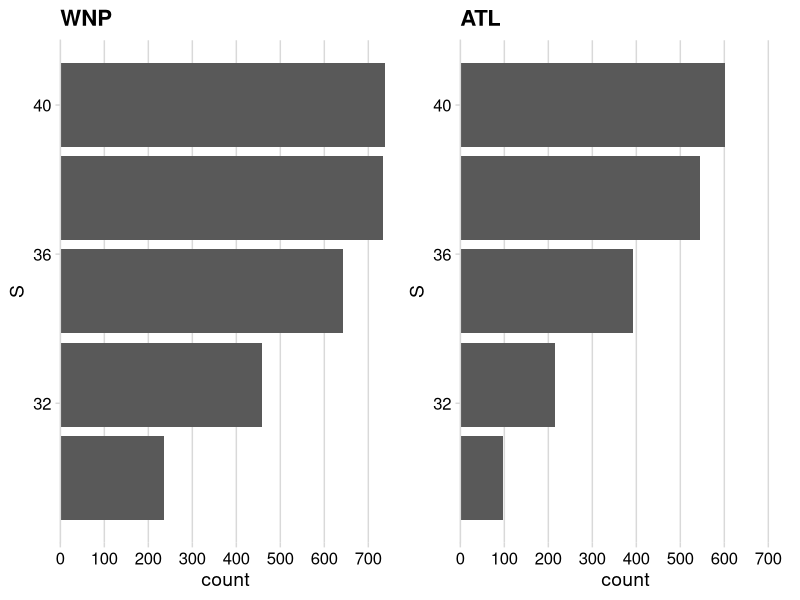

Generate this figure with R:
library(ggplot2)
library(magrittr)
library(lubridate)
library(cowplot)
library(plyr)
library(dplyr)
#==================================================================================================
#Read cyclones.dat and add some additional fields

cyclones <- read.delim(file = "cyclones.dat", header = FALSE, sep = "",
                       col.names = c("year", "month", "day", "hour", "lat", "lon", "vort"))

dim(cyclones) #Raw data has 26414 cases

cyclones <- cyclones[-c(which(cyclones$hour==12)),] #Remove all 1200 UTC records from the dataset
#Removes 6677 cases for a new total of 19737

#Function to generate a date and time string
genDateTime <- function(x) {
  r <- rownames(x)
  paste(as.character(x[r,1]),
        as.character(x[r,2]),
        as.character(x[r,3]),
        as.character(x[r,4]), sep = "-") %>% ymd_h()
}

dateTime <- genDateTime(cyclones) #Generate date and time strings in YYYY-MM-DD HH:MM:SS UTC format
cyclones$dateTime <- dateTime #Attach a dateTime column

rm(dateTime, genDateTime)

#Subset into winter cyclones
winter_cyclones <- subset(cyclones, !(month >= 8 & month <= 10)) #13847 cases

#==================================================================================================
#Count the number of cyclones at each 2.5 degree point
#Write a 2D (25 x 144) text file containing the number of cyclones at each grid point
winter_counts <- ddply(winter_cyclones, .(winter_cyclones$lat, winter_cyclones$lon), nrow)
names(winter_counts) <- c("lat", "lon", "count")

lat <- seq(20.0, 80.0, 2.5)
lon<- seq(0,357.5, 2.5)
lat_lon<- expand.grid(lat,lon)
colnames(lat_lon) <- c("lat", "lon")
merged_counts <- merge(winter_counts, lat_lon, all = TRUE)
merged_counts$count[is.na(merged_counts$count)] <- 0
count_data <- matrix(merged_counts$count, nrow = 25, byrow = TRUE)
write.table(count_data, file = "winter_cyclone_counts.txt", sep = "\t", col.names = FALSE, row.names = FALSE)
rm(winter_counts, lat, lon, lat_lon, merged_counts, count_data)
#==================================================================================================

#Subset by basin
wnp_cyclones <- subset(winter_cyclones, (lat >= 30.0 & lat <= 45.0 & lon >= 135 & lon <= 195)) #1208
atl_cyclones <- subset(winter_cyclones, (lat >= 30.0 & lat <= 45.0 & lon >= 285 & lon <= 345)) #825

#==================================================================================================
#The box wi11 start at the lowest latitude and shift north 5 times by 2.5 degrees. This means I need to
#construct coordinates for 5 boxes.

wnp_boxes <- data.frame(S = seq(30,40,2.5), N = seq(35,45,2.5), W = rep(135,5), E = rep(195,5))
atl_boxes <- data.frame(S = seq(30,40,2.5), N = seq(35,45,2.5), W = rep(285,5), E = rep(345,5))
colnames(wnp_boxes) <- c("S", "N", "W", "E")
colnames(atl_boxes) <- c("S", "N", "W", "E")

count_cyclones <- function(basin_boxes, basin_cyclones){
  basin_count <- c()
  
  for (i in 1:dim(basin_boxes)[1]){
    
    box_subset <- subset(basin_cyclones, 
                         lat >= basin_boxes[i,1] & #Lat min
                           lat <= basin_boxes[i,2] & #Lat max
                           lon >= basin_boxes[i,3] & #Lon min
                           lon <= basin_boxes[i,4])  #Lon max
    basin_count[i] <- dim(box_subset)[1]
  }
  
  return(basin_count)
}

wnp_boxes$count <- count_cyclones(wnp_boxes, wnp_cyclones)
atl_boxes$count <- count_cyclones(atl_boxes, atl_cyclones)

wnp_plot <- ggplot(wnp_boxes, aes(y = count, x = S)) + geom_col() + coord_flip() + 
  theme_minimal_vgrid() + scale_y_continuous(expand = c(0,0), limits = c(0,750), breaks = seq(0,700,100)) +
  labs(title = "WNP")
atl_plot <- ggplot(atl_boxes, aes(y = count, x = S)) + geom_col() + coord_flip() + 
  theme_minimal_vgrid() + scale_y_continuous(expand = c(0,0), limits = c(0,750), breaks = seq(0,700,100)) +
  labs(title = "ATL")

plot_grid(wnp_plot, atl_plot, ncol = 2)

#==================================================================================================
#Extract the identified cyclones and prepare output files w/ metadata required to obtain
#ERA5 data

wnp_domain <- head(wnp_boxes[order(wnp_boxes$count, decreasing = T),], n = 1)
atl_domain <- head(atl_boxes[order(atl_boxes$count, decreasing = T),], n = 1)

wnp_cases <- subset(wnp_cyclones,
                    lat >= wnp_domain[,1] &
                    lat <= wnp_domain[,2] &
                    lon >= wnp_domain[,3] &
                    lon <= wnp_domain[,4])

atl_cases <- subset(atl_cyclones,
                    lat >= atl_domain[,1] &
                    lat <= atl_domain[,2] &
                    lon >= atl_domain[,3] &
                    lon <= atl_domain[,4])

#Construct a cyclone-specific domain for each case
wnp_cases$domain_lonMin <- wnp_cases$lon - 30.0
wnp_cases$domain_lonMax <- wnp_cases$lon + 90.0
wnp_cases$domain_latMin <- 30.0
wnp_cases$domain_latMax <- 60.0
wnp_cases$wnp_id <- paste0("wnp_", sprintf("%03d", 001:dim(wnp_cases)[1]))

atl_cases$domain_lonMin <- atl_cases$lon - 30.0
atl_cases$domain_lonMax <- atl_cases$lon + 90.0
atl_cases$domain_latMin <- 30.0
atl_cases$domain_latMax <- 60.0
atl_cases$atl_id <- paste0("atl_", sprintf("%03d", 001:dim(atl_cases)[1]))

wnp_era5_metadata <- data.frame(wnp_id = wnp_cases$wnp_id,
                            date = date(wnp_cases$dateTime),
                            time = substr(wnp_cases$dateTime, 12, 16),
                            lat = wnp_cases$lat,
                            lon = wnp_cases$lon,
                            domain_latMin = wnp_cases$domain_latMin,
                            domain_latMax = wnp_cases$domain_latMax,
                            domain_lonMin = wnp_cases$domain_lonMin,
                            domain_lonMax = wnp_cases$domain_lonMax)

atl_era5_metadata <- data.frame(atl_id = atl_cases$atl_id,
                            date = date(atl_cases$dateTime),
                            time = substr(atl_cases$dateTime, 12, 16),
                            lat = atl_cases$lat,
                            lon = atl_cases$lon,
                            domain_latMin = atl_cases$domain_latMin,
                            domain_latMax = atl_cases$domain_latMax,
                            domain_lonMin = atl_cases$domain_lonMin,
                            domain_lonMax = atl_cases$domain_lonMax)

write.table(wnp_era5_metadata, "wnp_era5_metadata.txt", quote = FALSE, sep = "\t", row.names = FALSE)
write.table(atl_era5_metadata, "atl_era5_metadata.txt", quote = FALSE, sep = "\t", row.names = FALSE)

#==================================================================================================
#Prepare output files with metadata needed to obtain GEFS reforecast files

#Generate a reforecast lead time for each cyclone in YYYYMMDDHH format
genLeadTime <- function(basin_df, num_days) {
  
  leadDateTime <- if_else((hour(basin_df$dateTime)==0 | hour(basin_df$dateTime)==6),
                          floor_date(basin_df$dateTime - days(num_days), unit = "day"),
                          ceiling_date(basin_df$dateTime - days(num_days), unit = "day"))
  
  basin_df$leadDateTime <- leadDateTime
  
  return(basin_df)
}

wnp_cases <- genLeadTime(wnp_cases, 2)
atl_cases <- genLeadTime(atl_cases, 2)

wnp_gefs_metadata <- data.frame(dateTime = format(wnp_cases$dateTime, "%Y%m%d%H"),
                                leadDateTime = format(wnp_cases$leadDateTime, "%Y%m%d%H"),
                                lon = format(round(wnp_cases$lon, 1), nsmall = 1))

atl_gefs_metadata <- data.frame(dateTime = format(atl_cases$dateTime, "%Y%m%d%H"),
                                leadDateTime = format(atl_cases$leadDateTime, "%Y%m%d%H"),
                                lon = format(round(atl_cases$lon, 1), nsmall = 1))

write.table(wnp_gefs_metadata ,"wnp_gefs_metadata.txt", quote = FALSE, sep = "\t", row.names = FALSE, col.names = FALSE)
write.table(atl_gefs_metadata,"atl_gefs_metadata.txt", quote = FALSE, sep = "\t", row.names = FALSE, col.names = FALSE)
